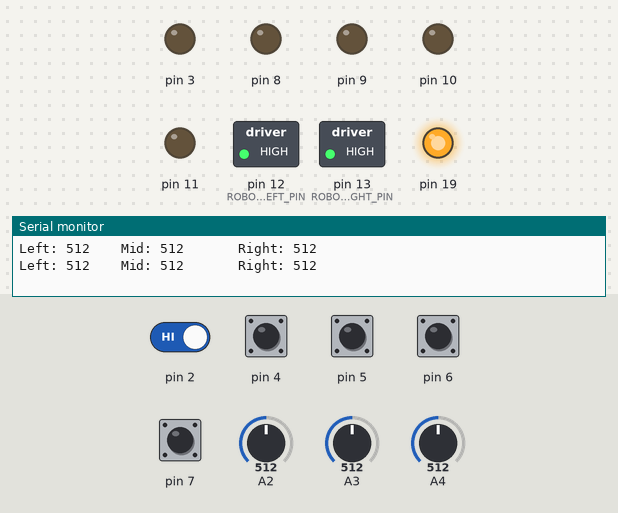
Bench run of a program on a simulated Arduino Nano, built with avr-gcc and run on an emulated ATmega328P. On the bench: switched loads named in the program (green lamp = pin HIGH), output pins drawn as LEDs (lit = HIGH), the last lines printed to the serial monitor. Dashed ring = blinking. The inputs (shaded band) are chosen by the test bench; at power-on: pin 2, pin 4–7 HIGH, A2 = 512, A3 = 512, A4 = 512.

Above: at 1.2 s.
1.3 s: pin 6 pulled LOW for 1 s
At 1.99 s:
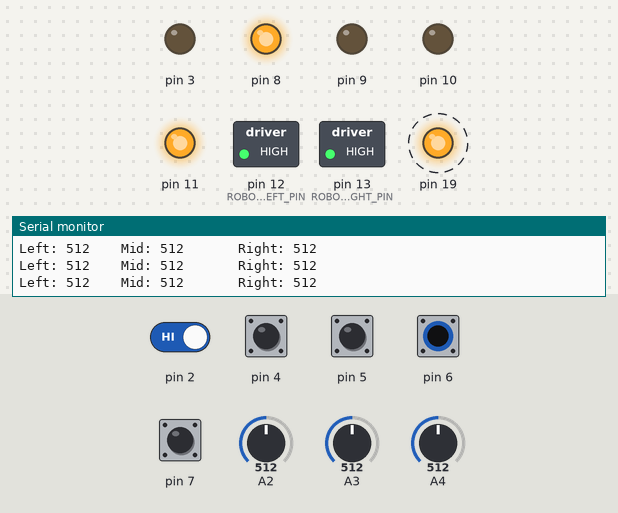
3.8 s: pin 4 pulled LOW for 1 s
At 7.16 s:
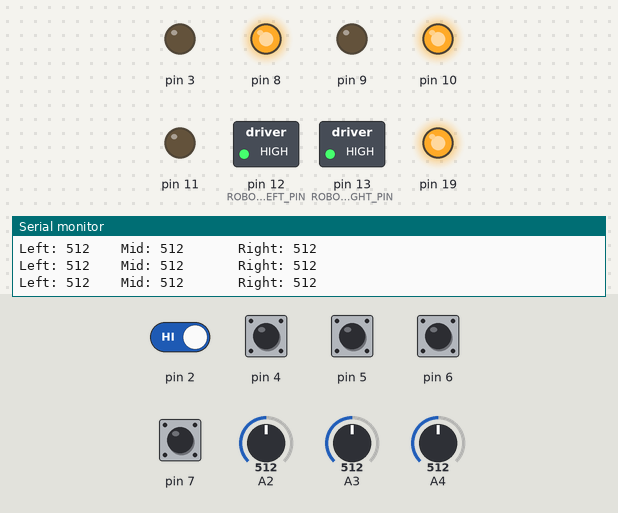
8.0 s: pin 5 pulled LOW for 1 s
At 12.0 s:
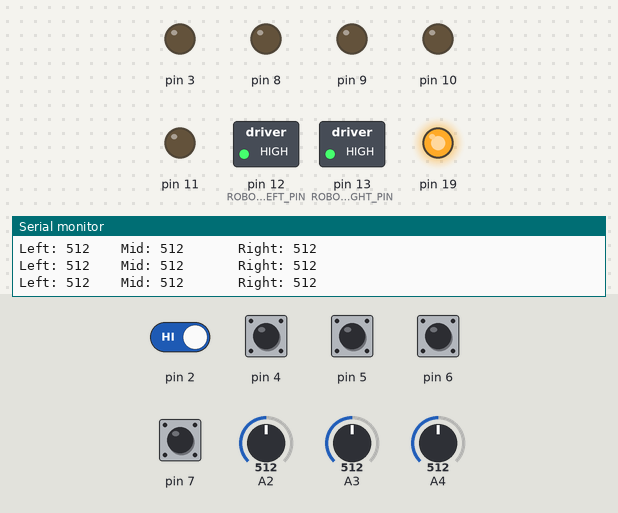
12.2 s: pin 2 driven LOW and pin 4 driven LOW
At 12.79 s:
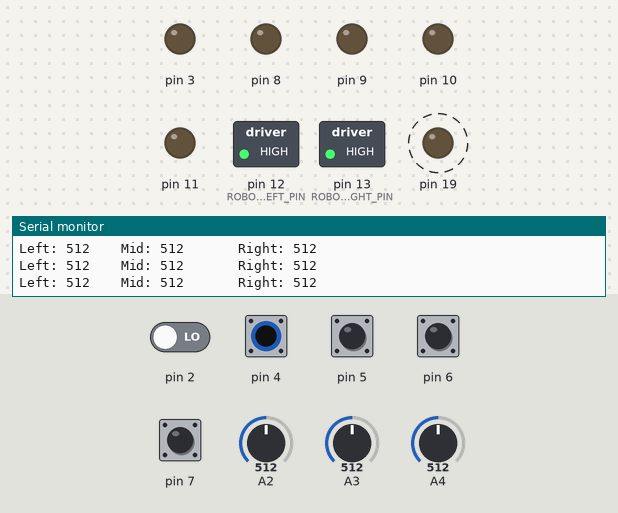
15.4 s: pin 2 driven HIGH
At 18.59 s:
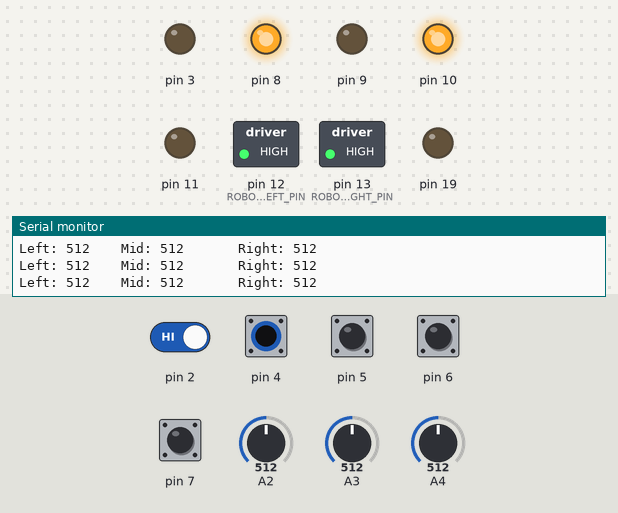
18.6 s: pin 2 driven LOW
At 18.97 s:
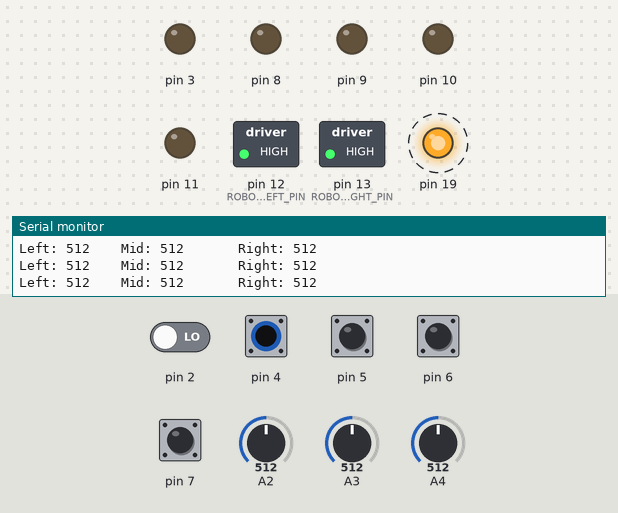
Timing chart, 0 to 22.8 s (numbered marks = the images above; inputs shaded):
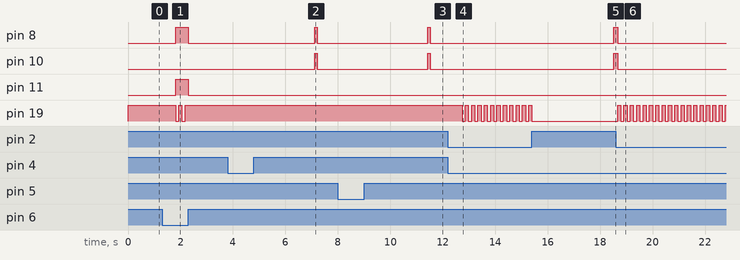

The program:

main.cpp
```cpp
#include "../include/config.h"
#include "../include/FrontMotor.h"
#include "../include/InputManager.h"
#include "../include/BuildLED.h"
#include "../include/Sensor.h"
#include "../include/Robot.h"
#include "../lib/SoftPWM.h"


SOFTPWM_DEFINE_CHANNEL(0, ROBOT_RIGHT_DDR, ROBOT_RIGHT_PORT, ROBOT_RIGHT_PIN);   // Soft PWM na Pin 13
SOFTPWM_DEFINE_CHANNEL(1, ROBOT_LEFT_DDR, ROBOT_LEFT_PORT, ROBOT_LEFT_PIN);      // Soft PWM na Pin 12
SOFTPWM_DEFINE_OBJECT_WITH_PWM_LEVELS(2, 255);                                   // Makra dla SoftPWM

Robot calkaBot(&DDRB, &PORTB, PB3, PB0, PB2, PB1);                      // Silniki w kołach
InputManager inputManager(&PORTD, &DDRD, &PIND, PD4, PD5, PD6, PD7);    // Switche na płytce
FrontMotor frontMotor(&PORTD, &DDRD, PD3);                              // Sterowanie ramionami
BuildLed buildLed(&PORTC, &DDRC, PC5);                                  // Wbudowana dioda informacyjna

Sensor floorLeft(0);                                                    // Czujniki linii, lewy
Sensor floorRight(1);                                                   //               , prawy

Sensor front(3);                                                        // Czujniki przeciwnika , środkowy
Sensor left(4);                                                         //                      , lewy
Sensor right(2);                                                        //                      , prawy


void setup() {
    Palatis::SoftPWM.begin(200);
    Palatis::SoftPWM.set(0, FULL_SPEED);
    Palatis::SoftPWM.set(1, FULL_SPEED);    //dla pozycjonowania na starcie

    pinMode(2, INPUT_PULLUP);
    Serial.begin(9600);

}

bool positioned = false;

bool curve = true;

void loop() {
    if (digitalRead(2) or inputManager.readDecimalValue() ==0){
        switch (inputManager.readDecimalValue())
        {
            case 0:
                positioned = false;
                calkaBot.stop();
                frontMotor.off();
                Serial.println("Left: "+ String(left.read()) + "    Mid: " + String(front.read()) +"       Right: " + String(right.read() ));

                if (front.read() > FRONT_THRESHOLD or right.read() > FRONT_RIGHT_THRESHOLD or left.read() > FRONT_LEFT_THRESHOLD)
                {
                    buildLed.on();
                }else{
                    buildLed.off();
                }
                _delay_ms(500);
            break;


            case 1:
            case 2:
            case 3:         //lewo bez szukania
            case 5:
            case 6:
            case 7:         //prawo bez szukania
            case 9:
            case 10:
            case 11:        //lewo z szukaniem
            case 13:
            case 14:
            case 15:        //prawo z szukaniem
                if (!positioned)
                {
                    delay(3000);
                    int positioningTime = 1;
                    if(inputManager.readPin(PD4)) positioningTime+=1;
                    if(inputManager.readPin(PD5)) positioningTime+=2;
                    calkaBot.position(&left, &front, &right, positioningTime, inputManager.readPin(PD6));
                    positioned = true;
                    frontMotor.on();

                }else{

                    if(front.read() > FRONT_FULLSPEED_THRESHOLD){           //NA BLISKO RURA!
                        Palatis::SoftPWM.set(0, FULL_SPEED);
                        Palatis::SoftPWM.set(1, FULL_SPEED);
                    }else{
                        Palatis::SoftPWM.set(0, SEARCH_SPEED);
                        Palatis::SoftPWM.set(1, SEARCH_SPEED);
                    }

                    if (front.read()>FRONT_THRESHOLD){
                        calkaBot.forward();

                    }else if(right.read() > FRONT_RIGHT_THRESHOLD){
                        calkaBot.rightCurve();

                    }else if(left.read() > FRONT_LEFT_THRESHOLD){
                        calkaBot.leftCurve();

                    }else{
                        if (inputManager.readPin(PD7))        //Kręcenie włączone
                        {
                            if (floorLeft.read() < LEFT_FLOOR_THRESHOLD)
                            {
                                calkaBot.backward();
                                _delay_ms(LINE_DETCTION_BACKWARD_LENGHT);
                                calkaBot.rightTurn();
                                _delay_ms(LINE_DETCTION_RIGHT_TURN_LENGHT);

                            }else if(floorRight.read() < RIGHT_FLOOR_THRESHOLD){
                                calkaBot.backward();
                                _delay_ms(LINE_DETCTION_BACKWARD_LENGHT);
                                calkaBot.rightTurn();
                                _delay_ms(LINE_DETCTION_LEFT_TURN_LENGHT);

                            }else{
                                int i=0;
                                if (curve){
                                    calkaBot.leftTurn();
                                    while (i < SEARCH_LEFT_CURVE){
                                        delay(10);
                                        i+=10;
                                        if (right.read() > FRONT_RIGHT_THRESHOLD || front.read()>FRONT_THRESHOLD || left.read() > FRONT_LEFT_THRESHOLD)
                                            break;

                                    }

                                }else{
                                    calkaBot.rightTurn();
                                    while (i < SEARCH_RIGHT_CURVE){
                                        delay(10);
                                        i+=10;
                                        if (right.read() > FRONT_RIGHT_THRESHOLD || front.read()>FRONT_THRESHOLD || left.read() > FRONT_LEFT_THRESHOLD)
                                            break;

                                    }
                                }
                                curve = !curve;
                            }
                        }else{
                            calkaBot.stop();
                        }
                    }
                    frontMotor.on();
                    delay(10);
                }
            break;

            case 4:
            case 8:
            case 12:
                frontMotor.off();
                calkaBot.forward();
                buildLed.toggle();
                _delay_ms(100);
            break;

            default:
                positioned = false;
                frontMotor.off();
                calkaBot.stop();
                buildLed.toggle();
                _delay_ms(100);
            break;
        }
    }else{
        positioned = false;
        frontMotor.off();
        calkaBot.stop();
        buildLed.toggle();
        _delay_ms(100);
    }
}

    // ===================================== INŻYNIERKA ====================(tak. z błędami. późno było xd ale padaka xd)======== //
    // while (!positioned)
    // {
    //     if (digitalRead(2))   // Sygnał startowy na złączu J6
    //     {
    //         frontMotor.on();    //Uruchom silniki w ramionach
    //         if (inputManager.readPin(4))
    //         {
    //             //Wykonaj program specjalny

    //         }else{
    //             if (inputManager.readPin(1))        //Przodem do siebie
    //             {
    //                 if (inputManager.readPin(2))            //korekta w lewo
    //                 {
    //                     calkaBot.leftTurn();
    //                     delay(ALIGNMENT_TURN_LENGHT);
    //                     positioned=true;
    //                 }else{                                 //korekta w prawo
    //                     calkaBot.rightTurn();
    //                     delay(ALIGNMENT_TURN_LENGHT);
    //                 }

    //             }else{                              //Tyłem do siebie
    //                 if (inputManager.readPin(2))            //korekta w lewo
    //                 {
    //                     calkaBot.leftTurn();
    //                     delay(BACKWARDS_ALIGNMENT_TURN_LENGHT);
    //                 }else{                                 //korekta w prawo
    //                     calkaBot.rightTurn();
    //                     delay(BACKWARDS_ALIGNMENT_TURN_LENGHT);
    //                 }
    //             }

    //         }
    //         positioned=true;
    //     }
    // }

    // while(positioned){
    //     if (front.read()>FRONT_THRESHOLD)
    //     {
    //         calkaBot.forward();
    //     }else if(right.read()>FRONT_THRESHOLD){
    //         calkaBot.rightCurve();
    //     }else if(left.read()>FRONT_THRESHOLD){
    //         calkaBot.leftCurve();
    //     }else{
    //         if (inputManager.readPin(3))        //Przeszukiwanie włączone
    //         {
    //             if (floorLeft.read() > LEFT_FLOOR_THRESHOLD || floorRight.read() > RIGHT_FLOOR_THRESHOLD)
    //             {
    //                 calkaBot.backward();
    //                 _delay_ms(LINE_DETCTION_BACKWARD_LENGHT);
    //                 calkaBot.rightTurn();
    //                 _delay_ms(LINE_DETCTION_TURN_LENGHT);
    //             }else{
    //                 calkaBot.forward();
    //             }
    //         }
    //     }

    // }
```

BuildLed.h
```cpp
#ifndef BUILDLED_H
#define BUILDLED_H

#include <avr/io.h>

class BuildLed {
private:
    volatile uint8_t *port;  // Port, do którego podłączona jest dioda
    uint8_t pin;              // Numer pinu
    volatile uint8_t *ddr;              // Numer rejestru I/O
    uint8_t error_count;      // Liczba błędów do migania
    static BuildLed* active_led;  // Statyczny wskaźnik na aktualny obiekt


public:
    // Konstruktor
    BuildLed(volatile uint8_t *port, volatile uint8_t* ddr, uint8_t pin);

    void on();
    void off();
    void toggle();

    // Metoda do migania w pętli (KillError)
    void killError(uint8_t n);

    // Metoda do migania w tle (ShowError)
    void showError(uint8_t n);

    // Metoda dostępu do zmiennej error_count
    uint8_t getErrorCount() const;

    // Statyczna metoda ustalająca aktywny obiekt
    static void setActiveLed(BuildLed* led);
    static BuildLed* getActiveLed();

    // Statyczna zmienna przechowująca wskaźnik na aktywny obiekt
    static volatile uint8_t* getActivePort();
    static uint8_t getActivePin();
};

#endif
```

FrontMotor.h
```cpp
#ifndef FRONT_MOTOR_H
#define FRONT_MOTOR_H

#include <avr/io.h>

class FrontMotor {
private:
    volatile uint8_t* port; // Wskaźnik do rejestru PORT
    volatile uint8_t* ddr;  // Wskaźnik do rejestru i/o
    uint8_t pin;            // Numer pinu (0-7)

public:
    // Konstruktor klasy
    FrontMotor(volatile uint8_t* port, volatile uint8_t* ddr, uint8_t pin);

    // Włączenie silnika
    void on();

    // Wyłączenie silnika
    void off();

    // Przełączenie stanu silnika
    void toggle();

    // Odczyt stanu silnika
    uint8_t getState() const;
};

#endif // FRONT_MOTOR_H
```

InputManager.h
```cpp
#ifndef INPUT_MANAGER_H
#define INPUT_MANAGER_H

#include <avr/io.h>

class InputManager {
public:
    InputManager(volatile uint8_t* portRegister, volatile uint8_t* ddr, volatile uint8_t* pinRegister, uint8_t pin1, uint8_t pin2, uint8_t pin3, uint8_t pin4);
    uint8_t readPin(uint8_t pin);
    uint8_t readDecimalValue();

private:
    uint8_t pins[4];
    volatile uint8_t* portRegister;
    volatile uint8_t* ddr;
    volatile uint8_t* pinRegister;
};

#endif // INPUT_MANAGER_H
```

Robot.h
```cpp
#ifndef ROBOT_H
#define ROBOT_H

#include <avr/io.h>
#include "FrontMotor.h"
#include "../include/Sensor.h"

#define ROBOT_RIGHT_DDR DDRB
#define ROBOT_RIGHT_PORT PORTB
#define ROBOT_RIGHT_PIN PORTB5

#define ROBOT_LEFT_DDR DDRB
#define ROBOT_LEFT_PORT PORTB
#define ROBOT_LEFT_PIN PORTB4   //Definicje w preprocesorze potrzebne dla poprawnego działania biblioteki SoftPWM

class Robot {
private:
    volatile uint8_t* ddr;    // Wskaźnik na DDR
    volatile uint8_t* port;   // Wskaźnik na PORT
    uint8_t pinForwardL;      // Pin dla lewego przodu
    uint8_t pinForwardR;      // Pin dla prawego przodu
    uint8_t pinBackwardL;     // Pin dla lewego tyłu
    uint8_t pinBackwardR;     // Pin dla prawego tyłu

public:
    Robot(volatile uint8_t* ddr, volatile uint8_t* port,
          uint8_t pinForwardL, uint8_t pinForwardR, uint8_t pinBackwardL, uint8_t pinBackwardR);

    void setSpeed(uint8_t speed1, uint8_t speed2);

    void forward();
    void backward();
    void leftTurn();
    void rightTurn();
    void leftCurve();
    void rightCurve();
    void stop();

    void position(Sensor* left, Sensor* front, Sensor* right,  int time, bool direction); // 0 - left, 1 - right
};

#endif
```

Sensor.h
```cpp
#ifndef SENSOR_H
#define SENSOR_H

#include <avr/io.h>

class Sensor {
private:
    uint8_t pin;                // Numer pinu (A0, A1, ...)

public:
    // Konstruktor
    Sensor(uint8_t pin);

    // Metoda do odczytu wartości analogowej
    uint16_t read();
};

#endif
```

BuildLed.cpp
```cpp
#include "../include/BuildLed.h"
#include <avr/interrupt.h>
#include <util/delay.h>

// Inicjalizacja wskaźnika na aktywny obiekt (na początku NULL)
BuildLed* BuildLed::active_led = 0;

// Konstruktor klasy BuildLed
BuildLed::BuildLed(volatile uint8_t *port, volatile uint8_t* ddr, uint8_t pin)
    : port(port), ddr(ddr), pin(pin), error_count(0) {
    *(ddr) |= (1 << pin);  // DDRx - ustawienie pinu jako wyjście
    active_led = this;
}

void BuildLed::on(){            // Włącz LED
    *(port) |= (1 << pin);
}

void BuildLed::off(){           // Wyłącz LED
    *(port) &= ~(1 << pin);
}

void BuildLed::toggle(){
    *(port) ^= (1 << pin);
}

// Metoda KillError - nieskończona pętla migania
void BuildLed::killError(uint8_t n) {
    while (1) {
        for (uint8_t i = 0; i < n; i++) {
            *(port) |= (1 << pin);  // Włącz LED
            _delay_ms(200);
            *(port) &= ~(1 << pin);  // Wyłącz LED
            _delay_ms(200);
        }
        _delay_ms(2000);
    }
}

// Metoda ShowError - miganie w tle przy pomocy przerwań
// void BuildLed::showError(uint8_t n) {
//     this->error_count = n;

//     // Konfiguracja timera do generowania przerwań co 200ms (prescaler 256)
//     TCCR1B |= (1 << WGM12) | (1 << CS12);  // Tryb CTC, prescaler 256
//     OCR1A = 17500;                          // Czas trwania przerwania (zakładając 16MHz zegar)
//     TIMSK1 |= (1 << OCIE1A);               // Włączenie przerwań dla Compare Match
//     sei();                                 // Włączenie przerwań globalnych
// }

// Metoda dostępu do zmiennej error_count
uint8_t BuildLed::getErrorCount() const {
    return this->error_count;
}

// Statyczna metoda ustalająca aktywny obiekt
void BuildLed::setActiveLed(BuildLed* led) {
    active_led = led;
}

// Statyczna metoda zwracająca aktywny obiekt
BuildLed* BuildLed::getActiveLed() {
    return active_led;
}

// Zwrócenie portu aktywnego obiektu
volatile uint8_t* BuildLed::getActivePort() {
    if (active_led != 0) {
        return active_led->port;
    }
    return 0;  // Jeśli aktywny obiekt jest null
}

// Zwrócenie pinu aktywnego obiektu
uint8_t BuildLed::getActivePin() {
    if (active_led != 0) {
        return active_led->pin;
    }
    return 0xFF;  // Jeśli aktywny obiekt jest null
}

// // Przerwanie Timer1 Compare Match - obsługuje miganie w ShowError
// ISR(TIMER1_COMPA_vect) {
//     static uint8_t blink_counter = 0;
//     static uint16_t wait_counter = 0;

//     // Dostęp do aktywnej instancji BuildLed
//     BuildLed* led = BuildLed::getActiveLed();  // Pobranie wskaźnika na aktywny obiekt

//     if (led != 0 ) {
//         if (blink_counter < 2 * led->getErrorCount() && wait_counter==0 ) {
//             if (blink_counter % 2 == 0) {
//                 *(led->getActivePort()) |= (1 << led->getActivePin());  // Włącz LED
//             } else {
//                 *(led->getActivePort()) &= ~(1 << led->getActivePin());  // Wyłącz LED
//             }
//             blink_counter++;
//         } else {
//             blink_counter = 0;
//             wait_counter++;
//             if (wait_counter >= 10) {  // 200ms * 10 (2 sekundy)
//                 *(led->getActivePort()) &= ~(1 << led->getActivePin());  // Wyłącz LED
//                 wait_counter =0;
//             }
//         }
//     }
// }
```

FrontMotor.cpp
```cpp
#include "../include/FrontMotor.h"

// Konstruktor klasy
FrontMotor::FrontMotor(volatile uint8_t* port, volatile uint8_t* ddr, uint8_t pin) : port(port), ddr(ddr), pin(pin) {
   *ddr |= (1 << pin); // Ustawienie pinu jako wyjściowy
   this->off();
}

// Włączenie silnika
void FrontMotor::on() {
    *port |= (1 << pin); // Ustawienie pinu na wysoki stan
}

// Wyłączenie silnika
void FrontMotor::off() {
    *port &= ~(1 << pin); // Ustawienie pinu na niski stan
}

// Przełączenie stanu silnika
void FrontMotor::toggle() {
    *port ^= (1 << pin); // Zmiana stanu pinu
}

// Odczyt stanu silnika
uint8_t FrontMotor::getState() const {
    return (*port & (1 << pin)) ? 1 : 0; // Zwraca 1 jeśli pin wysoki, 0 jeśli niski
}
```

InputManager.cpp
```cpp
#include "../include/InputManager.h"

// Konstruktor klasy
InputManager::InputManager(volatile uint8_t* portRegister, volatile uint8_t* ddr, volatile uint8_t* pinRegister, uint8_t pin1, uint8_t pin2, uint8_t pin3, uint8_t pin4)
    : portRegister(portRegister), pinRegister(pinRegister) {
    pins[0] = pin1;
    pins[1] = pin2;
    pins[2] = pin3;
    pins[3] = pin4;
    *ddr &= ~((1 << pin1) | (1 << pin2) | (1 << pin3) | (1 << pin4)); // Ustawienie jako wejścia (0)
    // Ustawienie pinów jako wejścia z pull-upem
    *portRegister |= (1 << pin1) | (1 << pin2) | (1 << pin3) | (1 << pin4);
}

// Metoda do odczytu stanu konkretnego pinu
uint8_t InputManager::readPin(uint8_t pin) {
    for (uint8_t i = 0; i < 4; ++i) {
        if (pins[i] == pin) {
            return !(*pinRegister & (1 << pin)); // Zwraca stan pinu (0 lub 1)
        }
    }
    return 255; // W przypadku nieznanego pinu
}

// Metoda do odczytu wartości dziesiętnej z pinów
uint8_t InputManager::readDecimalValue() {
    uint8_t value = 0;
    for (uint8_t i = 0; i < 4; ++i) {
        value |= (readPin(pins[i]) << i);
    }
    return value; // Zwraca wartość dziesiętną
}
```

Source omitted: Robot.cpp (3121 bytes), Sensor.cpp (759 bytes), config.h (952 bytes)

Measured:
- after the input at 1.3 s, pin 8, pin 11: LOW → HIGH after 0.52 s, → LOW 0.48 s later; pin 19: alternates HIGH for 0.12 s and LOW for 0.12 s, 4 changes in all, then stays HIGH, starting after 0.52 s
- after the input at 3.8 s, pin 8, pin 10: LOW → HIGH after 3.3 s, → LOW 0.10 s later
- after the input at 8.0 s, pin 8, pin 10: LOW → HIGH after 3.4 s, → LOW 0.10 s later
- after the input at 12.2 s, pin 19: alternates HIGH for 0.12 s and LOW for 0.12 s, starting after 0.54 s
- after the input at 15.4 s, pin 8, pin 10: LOW → HIGH after 3.1 s; pin 19: stops changing and stays LOW
- after the input at 18.6 s, pin 3, pin 11: stays LOW (without the input it goes to HIGH after 0.07 s); pin 8: HIGH → LOW after 0.07 s; pin 19: alternates HIGH for 0.12 s and LOW for 0.12 s, starting after 0.07 s
